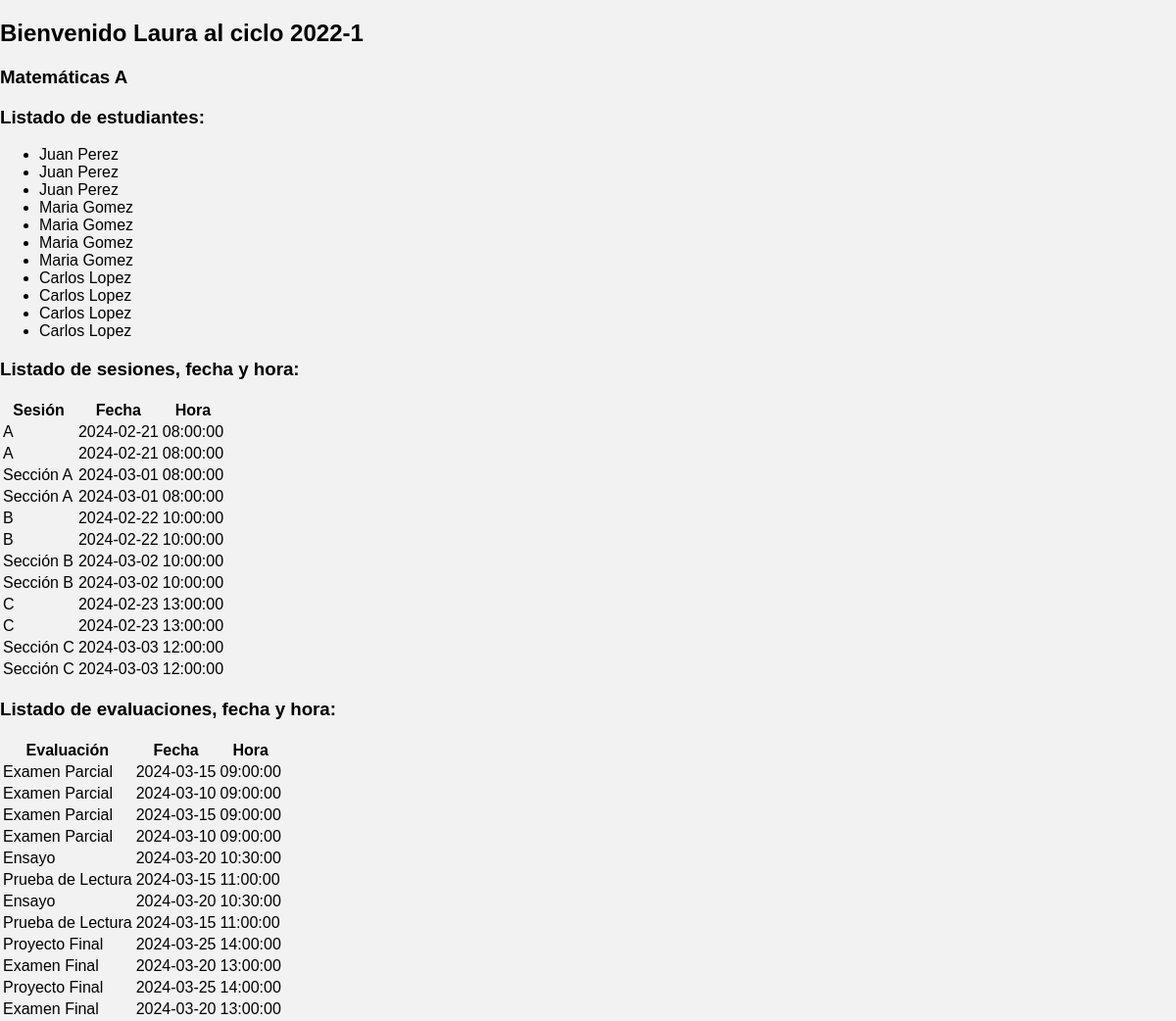
/analizar_datos/seguimientouni3.php, run on the app's committed database.
### tables this page shows
CREATE TABLE Profesores (
    id_profesor INT AUTO_INCREMENT PRIMARY KEY,
    nombre VARCHAR(100),
    apellido VARCHAR(100),
    correo VARCHAR(100),
    edad INT
);

CREATE TABLE Cursos (
    id_curso INT AUTO_INCREMENT PRIMARY KEY,
    nombre VARCHAR(100),
    id_salon INT,
    FOREIGN KEY (id_salon) REFERENCES Salones(id_salon)
);

CREATE TABLE Sesiones (
    id_sesion INT AUTO_INCREMENT PRIMARY KEY,
    id_curso INT,
    id_profesor INT,
    id_estudiante INT,
    dia DATE,
    hora TIME,
    seccion VARCHAR(100),
    FOREIGN KEY (id_curso) REFERENCES Cursos(id_curso),
    FOREIGN KEY (id_profesor) REFERENCES Profesores(id_profesor),
    FOREIGN KEY (id_estudiante) REFERENCES Estudiantes(id_estudiante)
);

CREATE TABLE Estudiantes (
    id_estudiante INT AUTO_INCREMENT PRIMARY KEY,
    nombre VARCHAR(100),
    apellido VARCHAR(100),
    correo VARCHAR(100),
    edad INT
);

CREATE TABLE Evaluaciones (
    id_evaluacion INT AUTO_INCREMENT PRIMARY KEY,
    id_curso INT,
    nombre_evaluacion VARCHAR(100),
    fecha DATE,
    hora TIME,
    FOREIGN KEY (id_curso) REFERENCES Cursos(id_curso)
);

### analizar_datos/seguimientouni3.php (the view, shortened to what this page needs)
<?php
$conexion = new mysqli(DB_HOST, DB_USER, DB_PASSWORD, DB_NAME);
$query = "
    SELECT Profesores.nombre AS nombre_profesor,
           Cursos.nombre AS nombre_curso,
           Sesiones.seccion,
           Estudiantes.nombre AS nombre_estudiante,
           Estudiantes.apellido AS apellido_estudiante,
           Sesiones.dia AS fecha_sesion,
           Sesiones.hora AS hora_sesion,
           Evaluaciones.nombre_evaluacion,
           Evaluaciones.fecha AS fecha_evaluacion,
           Evaluaciones.hora AS hora_evaluacion
    FROM Profesores
    JOIN Sesiones ON Profesores.id_profesor = Sesiones.id_profesor
    JOIN Cursos ON Sesiones.id_curso = Cursos.id_curso
    JOIN Estudiantes ON Sesiones.id_estudiante = Estudiantes.id_estudiante
    JOIN Evaluaciones ON Cursos.id_curso = Evaluaciones.id_curso";
$result = $conexion->query($query);
?>
<!DOCTYPE html>
<html lang="es">
<head>
</head>
<body>
    <?php
    if ($result->num_rows > 0) {
        $row = $result->fetch_assoc();
        echo "<h2>Bienvenido " . $row['nombre_profesor'] . " al ciclo 2022-1</h2>";
        echo "<h3>" . $row['nombre_curso'] . " " . $row['seccion'] . "</h3>";
        echo "<h3>Listado de estudiantes:</h3>";
        echo "<ul>";
        while ($row = $result->fetch_assoc()) {
            echo "<li>" . $row['nombre_estudiante'] . " " . $row['apellido_estudiante'] . "</li>";
        }
        echo "</ul>";
        $result->data_seek(0);
        echo "<h3>Listado de sesiones, fecha y hora:</h3>";
        echo "<table>";
        echo "<tr><th>Sesión</th><th>Fecha</th><th>Hora</th></tr>";
        while ($row = $result->fetch_assoc()) {
            echo "<tr>";
            echo "<td>" . $row['seccion'] . "</td>";
            echo "<td>" . $row['fecha_sesion'] . "</td>";
            echo "<td>" . $row['hora_sesion'] . "</td>";
            echo "</tr>";
        }
        echo "</table>";
        $result->data_seek(0);
        echo "<h3>Listado de evaluaciones, fecha y hora:</h3>";
        echo "<table>";
        echo "<tr><th>Evaluación</th><th>Fecha</th><th>Hora</th></tr>";
        while ($row = $result->fetch_assoc()) {
            echo "<tr>";
            echo "<td>" . $row['nombre_evaluacion'] . "</td>";
            echo "<td>" . $row['fecha_evaluacion'] . "</td>";
            echo "<td>" . $row['hora_evaluacion'] . "</td>";
            echo "</tr>";
        }
        echo "</table>";
    } else {
        echo "<p>No se encontraron resultados.</p>";
    }
    ?>
</body>
</html>

### analizar_datos/seguimientouni3.php (style rules this page uses)
body { font-family: Arial, sans-serif; background-color: #f2f2f2; margin: 0; padding: 0; }

### data on the page
profesores: nombre "Laura", estudiantes.nombre "Juan", estudiantes.apellido "Perez", sesiones.seccion "A", sesiones.dia "2024-02-21", sesiones.hora "08:00:00", sesiones.seccion "Sección A", sesiones.dia "2024-03-01", evaluaciones.nombre_evaluacion "Examen Parcial", evaluaciones.fecha "2024-03-15", evaluaciones.hora "09:00:00", evaluaciones.fecha "2024-03-10"
cursos: nombre "Matemáticas"
sesiones: seccion "A"
profesores: estudiantes.nombre "Maria", estudiantes.apellido "Gomez", sesiones.seccion "B", sesiones.dia "2024-02-22", sesiones.hora "10:00:00", sesiones.seccion "Sección B", sesiones.dia "2024-03-02", evaluaciones.nombre_evaluacion "Ensayo", evaluaciones.fecha "2024-03-20", evaluaciones.hora "10:30:00", evaluaciones.nombre_evaluacion "Prueba de Lectura", evaluaciones.fecha "2024-03-15", evaluaciones.hora "11:00:00"
profesores: estudiantes.nombre "Carlos", estudiantes.apellido "Lopez", sesiones.seccion "C", sesiones.dia "2024-02-23", sesiones.hora "13:00:00", sesiones.seccion "Sección C", sesiones.dia "2024-03-03", sesiones.hora "12:00:00", evaluaciones.nombre_evaluacion "Proyecto Final", evaluaciones.fecha "2024-03-25", evaluaciones.hora "14:00:00", evaluaciones.nombre_evaluacion "Examen Final", evaluaciones.fecha "2024-03-20", evaluaciones.hora "13:00:00"
